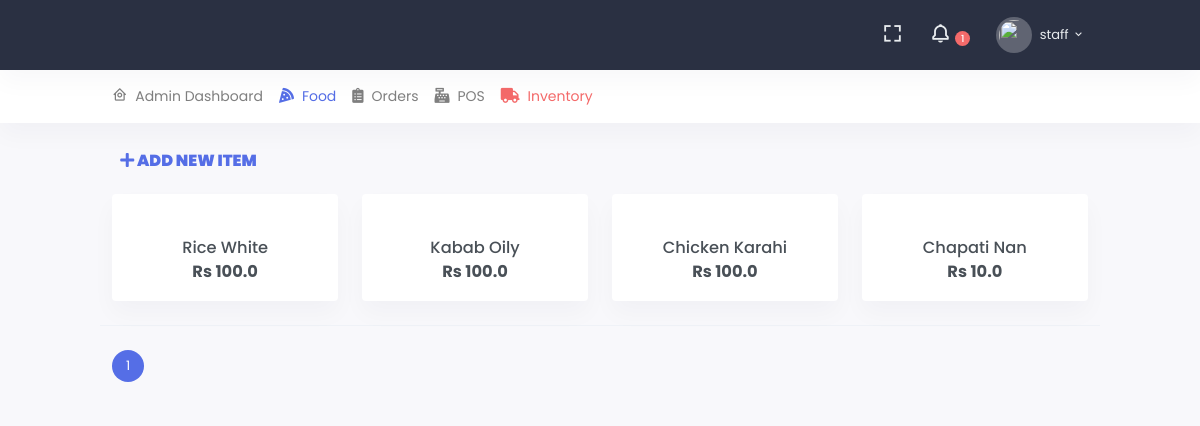
Page /admins/product/ (signed in) on the committed database.
### src/accounts/models.py (models this page shows, shortened)
class User(AbstractUser):
    GENDER_CHOICE = (
        ('m', 'Male'),
        ('f', 'Female'),
        ('o', 'Other'),
    )
    is_customer = models.BooleanField(default=False, help_text="This account belongs to customer")
    profile_image = ResizedImageField(
        upload_to='accounts/images/profiles/', null=True, blank=True, size=[100, 100], quality=75, force_format='PNG',
        help_text='size of logo must be 100*100 and format must be png image file', crop=['middle', 'center']
    )
    gender = models.CharField(max_length=1, null=True, blank=True, choices=GENDER_CHOICE)
    about = models.TextField(null=True, blank=True, help_text="Tell us something interesting about yourself")
    address = models.TextField(blank=True, null=True)
    phone_number = models.CharField(max_length=15, null=True, blank=True)
    class Meta:
        verbose_name_plural = "Users"
    def __str__(self):
        return self.username

### src/admins/models.py (models this page shows, shortened)
class Product(models.Model):
    name = models.CharField(max_length=255)
    desc = models.TextField(null=True, blank=True, default='Description not provided yet')
    image = ResizedImageField(
        upload_to='accounts/images/profiles/', null=True, blank=True, size=[350, 350], quality=75, force_format='PNG',
        help_text='size of logo must be 400*400 and format must be png image file', crop=['middle', 'center']
    )
    price_in = models.FloatField(default=1, help_text="Retail price")
    price_out = models.FloatField(default=1, help_text="Sale Price")
    total_quantity_sold = models.PositiveIntegerField(default=0, blank=True)
    total_sales_amount = models.PositiveIntegerField(default=0, blank=True)
    is_active = models.BooleanField(default=True)
    created_on = models.DateTimeField(auto_now_add=True)
    class Meta:
        ordering = ('-total_quantity_sold',)

### src/admins/views.py (the view)
# urls.py: path('admins/product/', views.ProductListView.as_view(), name='admins_product_list'),
class ProductListView(ListView):
    model = Product
    paginate_by = 50

### src/admins/templates/admins/product_list.html (shortened to what this page needs)
{% extends 'core/base.html' %}
{% load static %}
{% block page_heading %}
    <p class="mb-0 pl-2">
        <a href="{% url 'admins_product_create' %}">
            <b>
                <i class="fa fa-plus"></i> Add New Item
            </b>
        </a>
    </p>
{% endblock %}
{% block content %}
    <div class="row">
        {% if object_list %}
            {% for object in object_list %}
                <div class="col-xl-3 col-sm-6">
                    <div class="card">
                        <div class="card-body">
                            <a href="{% url 'admins_product_detail' object.pk %}">
                                <div class="mt-4 text-center">
                                    <h5 class="mb-1 text-truncate">{{ object.name }}</h5>
                                    <h5 class="my-0"><b>Rs {{ object.price_out }}</b></h5>
                                </div>
                            </a>
                        </div>
                    </div>
                </div>
            {% endfor %}
        {% else %}
            <p class="mb-0 text-danger"><b>No Food Items available now</b></p>
        {% endif %}
    </div>
    {% if object_list %}
        <div class="row border-top">
            <div class="col-lg-12">
                <ul class="pagination pagination-rounded mt-4">
                    <li class="page-item active">
                        <a class="page-link">{{ page_obj.number }}</a>
                    </li>
                </ul>
            </div>
        </div>
    {% endif %}
{% endblock %}

### templates/core/base_head.html (shortened to what this page needs)
{% load static %}
<header id="page-topbar">
    <div class="navbar-header">
        <div class="d-flex">
            <div class="navbar-brand-box">
            </div>
        </div>
        <div class="d-flex">
            <div class="dropdown d-none d-lg-inline-block ml-1">
                <button type="button" class="btn header-item noti-icon waves-effect" data-toggle="fullscreen">
                    <i class="bx bx-fullscreen"></i>
                </button>
            </div>
            <div class="dropdown d-inline-block">
                <button type="button" class="btn header-item noti-icon waves-effect"
                        id="page-header-notifications-dropdown"
                        data-toggle="dropdown" aria-haspopup="true" aria-expanded="false">
                    <i class="bx bx-bell bx-tada"></i>
                    <span class="badge badge-danger badge-pill">
                        1
                    </span>
                </button>
            </div>
            <div class="dropdown d-inline-block">
                <button type="button" class="btn header-item waves-effect" id="page-header-user-dropdown"
                        data-toggle="dropdown" aria-haspopup="true" aria-expanded="false">
                    {% if request.user.profile_image %}
                        <img class="rounded-circle header-profile-user" src="{% static 'images/user.png' %}" alt="Header Avatar">
                    {% else %}
                         <img class="rounded-circle header-profile-user" src="{% static 'images/user.png' %}">
                    {% endif %}
                    <span class="d-none d-xl-inline-block ml-1">{{ request.user.username }}</span>
                    <i class="mdi mdi-chevron-down d-none d-xl-inline-block"></i>
                </button>
            </div>
        </div>
    </div>
</header>
<div class="topnav">
    <div class="container-fluid">
        <nav class="navbar navbar-light navbar-expand-lg topnav-menu">
            <div class="collapse navbar-collapse" id="topnav-menu-content">
                <ul class="navbar-nav">
                    {% if request.user.is_authenticated %}
                            {% include 'core/include/admin_header.html' %}
                    {% endif %}
                </ul>
            </div>
        </nav>
    </div>
</div>

### rows in the picture
User: user.username "staff"
Product: name "Rice White", price_out "100.0"
Product: name "Kabab Oily", price_out "100.0"
Product: name "Chicken Karahi", price_out "100.0"
Product: name "Chapati Nan", price_out "10.0"

### other values in the picture
{{ page_obj.number }} "1"
